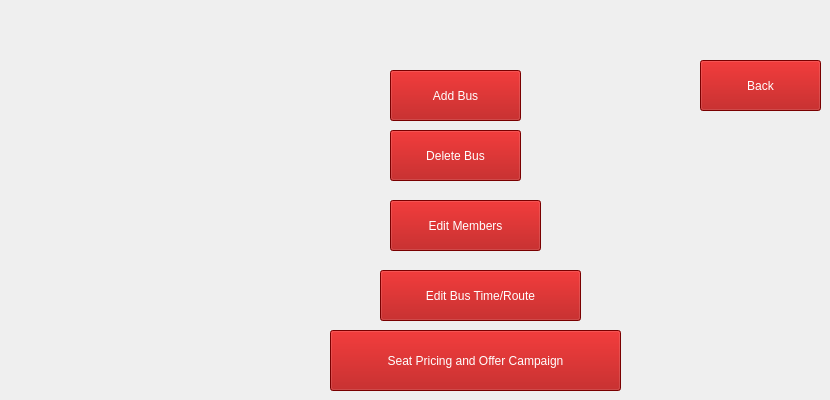
      <widget class="QWidget" name="AdminPage">
       <widget class="QPushButton" name="AddBusButton">
        <property name="geometry">
         <rect>
          <x>390</x>
          <y>70</y>
          <width>131</width>
          <height>51</height>
         </rect>
        </property>
        <property name="styleSheet">
         <string notr="true">background-color: rgb(170, 0, 0);
color: rgb(255, 255, 255);
font: 700 9pt &quot;Segoe UI&quot;;
font: 700 9pt &quot;Segoe UI&quot;;
font: 14pt &quot;Segoe UI&quot;;</string>
        </property>
        <property name="text">
         <string>Add Bus</string>
        </property>
       </widget>
       <widget class="QPushButton" name="DeleteBus">
        <property name="geometry">
         <rect>
          <x>390</x>
          <y>130</y>
          <width>131</width>
          <height>51</height>
         </rect>
        </property>
        <property name="styleSheet">
         <string notr="true">background-color: rgb(170, 0, 0);
color: rgb(255, 255, 255);
font: 700 9pt &quot;Segoe UI&quot;;
font: 700 9pt &quot;Segoe UI&quot;;
font: 14pt &quot;Segoe UI&quot;;</string>
        </property>
        <property name="text">
         <string>Delete Bus</string>
        </property>
       </widget>
       <widget class="QPushButton" name="EditMembers">
        <property name="geometry">
         <rect>
          <x>390</x>
          <y>200</y>
          <width>151</width>
          <height>51</height>
         </rect>
        </property>
        <property name="styleSheet">
         <string notr="true">background-color: rgb(170, 0, 0);
color: rgb(255, 255, 255);
font: 700 9pt &quot;Segoe UI&quot;;
font: 700 9pt &quot;Segoe UI&quot;;
font: 14pt &quot;Segoe UI&quot;;</string>
        </property>
        <property name="text">
         <string>Edit Members</string>
        </property>
       </widget>
       <widget class="QPushButton" name="EditBus">
        <property name="geometry">
         <rect>
          <x>380</x>
          <y>270</y>
          <width>201</width>
          <height>51</height>
         </rect>
        </property>
        <property name="styleSheet">
         <string notr="true">background-color: rgb(170, 0, 0);
color: rgb(255, 255, 255);
font: 700 9pt &quot;Segoe UI&quot;;
font: 700 9pt &quot;Segoe UI&quot;;
font: 14pt &quot;Segoe UI&quot;;</string>
        </property>
        <property name="text">
         <string>Edit Bus Time/Route</string>
        </property>
       </widget>
       <widget class="QPushButton" name="BackButton">
        <property name="geometry">
         <rect>
          <x>700</x>
          <y>60</y>
          <width>121</width>
          <height>51</height>
         </rect>
        </property>
        <property name="styleSheet">
         <string notr="true">background-color: rgb(170, 0, 0);
color: rgb(255, 255, 255);
font: 700 9pt &quot;Segoe UI&quot;;
font: 700 9pt &quot;Segoe UI&quot;;
font: 14pt &quot;Segoe UI&quot;;</string>
        </property>
        <property name="text">
         <string>Back</string>
        </property>
       </widget>
       <widget class="QPushButton" name="SeatPricingButton">
        <property name="geometry">
         <rect>
          <x>330</x>
          <y>330</y>
          <width>291</width>
          <height>61</height>
         </rect>
        </property>
        <property name="styleSheet">
         <string notr="true">background-color: rgb(170, 0, 0);
color: rgb(255, 255, 255);
font: 700 9pt &quot;Segoe UI&quot;;
font: 700 9pt &quot;Segoe UI&quot;;
font: 14pt &quot;Segoe UI&quot;;</string>
        </property>
        <property name="text">
         <string>Seat Pricing and Offer Campaign</string>
        </property>
       </widget>
      </widget>
